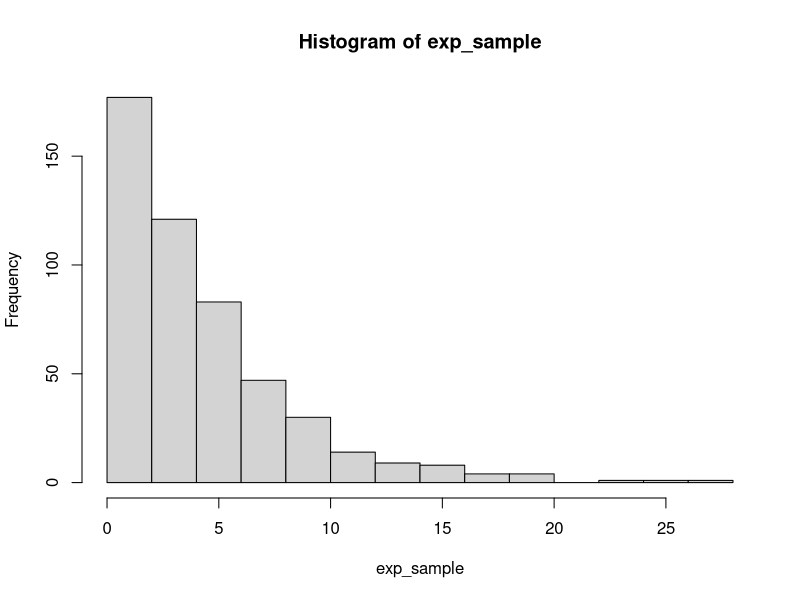

R code for this plot:
# Al Pakrosnis
# Prof. Dale Reed
# STAT 385
# Homework 2

# Q1 (a)
set.seed(385)
exp_sample <- rexp(500, 1/4)

mean(exp_sample)
# 4.280625

var(exp_sample)
# 16.48086

hist(exp_sample)
# Add plot

mean(exp_sample > 2)
# .646

pexp(2, rate = 1/4, lower.tail = FALSE)
# .6065307

# (b)
m1 <- matrix(exp_sample, nrow = 10, ncol = 50, byrow = TRUE)
col_means <- apply(m1, 2, mean)

# (c)
exp_sample[exp_sample>4]


# Q2 (a)

# Q3

# Q4


